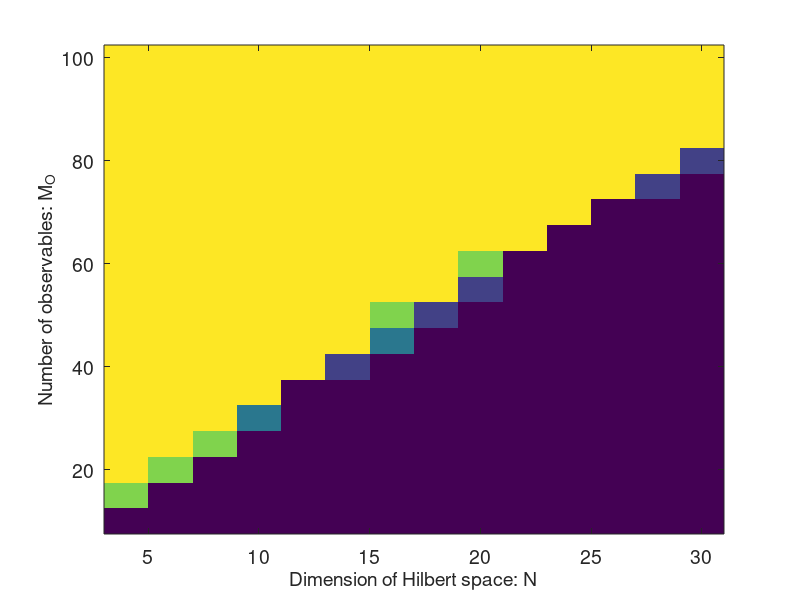

Reproduce this figure in MATLAB. (Note: this script raises an error after producing the figure.)
clear all
clc
close all



load("N_M_change_p_2_recover_rate.mat")


figure;grid on
imagesc((all_N), (all_M), recover_rate')


set(gca, 'YDir', 'normal'); % Reverse y-axis to show smallest M at the bottom
xlabel('Dimension of Hilbert space: N')
ylabel('Number of observables: M_O')

set(gcf, 'Position',  [100, 100, 500, 380]);
set(findall(gcf,'-property','FontSize'),'FontSize',14);
tightfig;
colorbar
colormap(gray);
saveas(gcf, 'Sec_4_4_Necessary_data_size_Hilbert_space.pdf')

% close all
